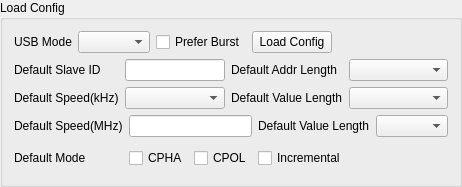
    <widget class="QGroupBox" name="groupBox_6">
     <property name="sizePolicy">
      <sizepolicy hsizetype="Expanding" vsizetype="Fixed">
       <horstretch>0</horstretch>
       <verstretch>0</verstretch>
      </sizepolicy>
     </property>
     <property name="title">
      <string>Load Config</string>
     </property>
     <layout class="QGridLayout" name="gridLayout_2">
      <item row="2" column="0" colspan="4">
       <widget class="QWidget" name="loadConfigI2cWidget" native="true">
        <layout class="QGridLayout" name="gridLayout_13" rowstretch="1,1,0,0,0,0,0" columnstretch="1,1,1,1">
         <property name="leftMargin">
          <number>0</number>
         </property>
         <property name="topMargin">
          <number>0</number>
         </property>
         <property name="rightMargin">
          <number>0</number>
         </property>
         <property name="bottomMargin">
          <number>0</number>
         </property>
         <property name="spacing">
          <number>6</number>
         </property>
         <item row="6" column="0">
          <widget class="QLabel" name="label_23">
           <property name="text">
            <string>Default Speed(kHz)</string>
           </property>
          </widget>
         </item>
         <item row="0" column="1">
          <widget class="QLineEdit" name="loadConfigSlaveEdit"/>
         </item>
         <item row="6" column="1">
          <widget class="QComboBox" name="loadConfigI2cSpeedCombo"/>
         </item>
         <item row="0" column="3">
          <widget class="QComboBox" name="loadConfigI2cAddrLenCombo"/>
         </item>
         <item row="0" column="0">
          <widget class="QLabel" name="label_20">
           <property name="text">
            <string>Default Slave ID</string>
           </property>
          </widget>
         </item>
         <item row="0" column="2">
          <widget class="QLabel" name="label_21">
           <property name="text">
            <string>Default Addr Length</string>
           </property>
          </widget>
         </item>
         <item row="6" column="3">
          <widget class="QComboBox" name="loadConfigI2cValueLenCombo"/>
         </item>
         <item row="6" column="2">
          <widget class="QLabel" name="label_22">
           <property name="text">
            <string>Default Value Length</string>
           </property>
          </widget>
         </item>
        </layout>
       </widget>
      </item>
      <item row="3" column="0" colspan="4">
       <widget class="QWidget" name="loadConfigSpiWidget" native="true">
        <layout class="QGridLayout" name="gridLayout_14" rowstretch="1,1" columnstretch="1,1,1,1">
         <property name="leftMargin">
          <number>0</number>
         </property>
         <property name="topMargin">
          <number>0</number>
         </property>
         <property name="rightMargin">
          <number>0</number>
         </property>
         <property name="bottomMargin">
          <number>0</number>
         </property>
         <item row="0" column="0">
          <widget class="QLabel" name="label_24">
           <property name="text">
            <string>Default Speed(MHz)</string>
           </property>
          </widget>
         </item>
         <item row="0" column="1">
          <widget class="QLineEdit" name="loadConfigSpiSpeedEdit"/>
         </item>
         <item row="0" column="2">
          <widget class="QLabel" name="label_35">
           <property name="text">
            <string>Default Value Length</string>
           </property>
          </widget>
         </item>
         <item row="0" column="3">
          <widget class="QComboBox" name="loadConfigSpiValueLenCombo"/>
         </item>
         <item row="1" column="0">
          <widget class="QLabel" name="label_31">
           <property name="sizePolicy">
            <sizepolicy hsizetype="Preferred" vsizetype="Preferred">
             <horstretch>0</horstretch>
             <verstretch>0</verstretch>
            </sizepolicy>
           </property>
           <property name="minimumSize">
            <size>
             <width>0</width>
             <height>30</height>
            </size>
           </property>
           <property name="text">
            <string>Default Mode</string>
           </property>
          </widget>
         </item>
         <item row="1" column="1">
          <layout class="QHBoxLayout" name="horizontalLayout_16">
           <item>
            <widget class="QCheckBox" name="loadConfigSpiCphaCheck">
             <property name="text">
              <string>CPHA</string>
             </property>
            </widget>
           </item>
           <item>
            <widget class="QCheckBox" name="loadConfigSpiCpolCheck">
             <property name="text">
              <string>CPOL</string>
             </property>
            </widget>
           </item>
          </layout>
         </item>
         <item row="1" column="2">
          <widget class="QCheckBox" name="loadConfigSpiIncrementalCheck">
           <property name="text">
            <string>Incremental</string>
           </property>
          </widget>
         </item>
        </layout>
       </widget>
      </item>
      <item row="0" column="0">
       <layout class="QHBoxLayout" name="horizontalLayout_5">
        <item>
         <widget class="QLabel" name="label_30">
          <property name="sizePolicy">
           <sizepolicy hsizetype="Preferred" vsizetype="Preferred">
            <horstretch>0</horstretch>
            <verstretch>0</verstretch>
           </sizepolicy>
          </property>
          <property name="text">
           <string>USB Mode</string>
          </property>
         </widget>
        </item>
        <item>
         <widget class="QComboBox" name="loadConfigUsbType">
          <property name="sizePolicy">
           <sizepolicy hsizetype="Preferred" vsizetype="Preferred">
            <horstretch>0</horstretch>
            <verstretch>0</verstretch>
           </sizepolicy>
          </property>
         </widget>
        </item>
        <item>
         <widget class="QCheckBox" name="preferBurstCheck">
          <property name="text">
           <string>Prefer Burst</string>
          </property>
         </widget>
        </item>
        <item>
         <widget class="QPushButton" name="loadConfigBtn">
          <property name="text">
           <string>Load Config</string>
          </property>
         </widget>
        </item>
       </layout>
      </item>
     </layout>
    </widget>
